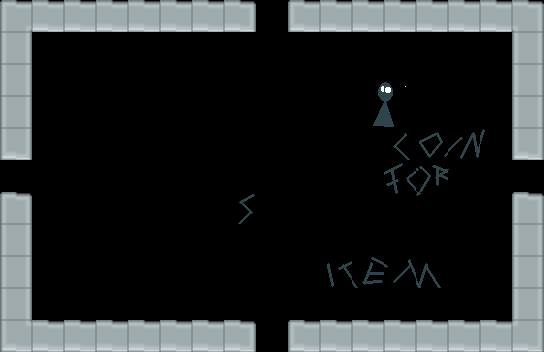

A level layout from a 2D game, rendered from its tile map. Below: a short description, then the map file with its tile-grid data intact:
An orthogonal 17x11 tile map with 32x32 px tiles, 3 tile layers (TileLayer, EntityLayer, DestructibleLayer) and 3 objects (3x item).

<map version="1.0" tiledversion="1.1.1" orientation="orthogonal" renderorder="right-down" width="17" height="11" tilewidth="32" tileheight="32" infinite="0" nextobjectid="30">
 <properties>
  <property name="doorEast" type="bool" value="true" />
  <property name="doorNorth" type="bool" value="true" />
  <property name="doorSouth" type="bool" value="true" />
  <property name="doorWest" type="bool" value="true" />
  <property name="level" type="int" value="1" />
  <property name="roomType" type="int" value="4" />
 </properties>
 <tileset firstgid="1" source="testTileSet.tsx" />
 <layer name="TileLayer" width="17" height="11">
  <data encoding="csv">
13,11,11,11,11,11,11,12,0,10,11,11,11,11,11,11,14,
45,0,0,0,0,0,0,0,0,0,0,0,0,0,0,0,45,
45,0,0,0,0,0,0,0,0,0,0,0,0,0,0,0,45,
45,0,0,0,0,0,0,0,0,0,0,0,0,0,0,0,45,
42,0,0,0,0,0,0,0,0,0,0,0,0,0,0,0,42,
0,0,0,0,0,0,0,0,0,0,0,0,0,0,0,0,0,
9,0,0,0,0,0,0,0,0,0,0,0,0,0,0,0,9,
45,0,0,0,0,0,0,0,0,0,0,0,0,0,0,0,45,
45,0,0,0,0,0,0,0,0,0,0,0,0,0,0,0,45,
45,0,0,0,0,0,0,0,0,0,0,0,0,0,0,0,45,
46,11,11,11,11,11,11,12,0,10,11,11,11,11,11,11,47
</data>
 </layer>
 <layer name="EntityLayer" width="17" height="11">
  <data encoding="csv">
0,0,0,0,0,0,0,0,0,0,0,0,0,0,0,0,0,
0,0,0,0,0,0,0,0,0,0,0,0,0,0,0,0,0,
0,0,0,0,0,0,0,0,0,0,0,0,0,0,0,0,0,
0,0,0,0,0,0,0,0,0,0,0,0,0,0,0,0,0,
0,0,0,0,0,0,0,0,0,0,0,0,0,0,0,0,0,
0,0,0,0,0,0,0,0,0,0,0,0,0,0,0,0,0,
0,0,0,0,0,0,0,0,0,0,0,0,0,0,0,0,0,
0,0,0,0,0,0,0,0,0,0,0,0,0,0,0,0,0,
0,0,0,0,0,0,0,0,0,0,0,0,0,0,0,0,0,
0,0,0,0,0,0,0,0,0,0,0,0,0,0,0,0,0,
0,0,0,0,0,0,0,0,0,0,0,0,0,0,0,0,0
</data>
 </layer>
 <layer name="DestructibleLayer" width="17" height="11">
  <data encoding="csv">
0,0,0,0,0,0,0,0,0,0,0,0,0,0,0,0,0,
0,0,0,0,0,0,0,0,0,0,0,0,0,0,0,0,0,
0,0,0,0,0,0,0,0,0,0,0,595,596,0,0,0,0,
0,0,0,0,0,0,0,0,0,0,0,628,629,0,0,0,0,
0,0,0,0,0,0,0,0,0,0,0,0,597,598,599,600,0,
0,0,0,0,0,0,0,0,0,0,0,0,630,631,632,0,0,
0,0,0,0,0,0,0,637,0,0,0,0,663,664,665,0,0,
0,0,0,0,0,0,0,0,0,0,0,0,0,0,0,0,0,
0,0,0,0,0,0,0,0,0,0,695,696,697,698,0,0,0,
0,0,0,0,0,0,0,0,0,0,0,0,0,0,0,0,0,
0,0,0,0,0,0,0,0,0,0,0,0,0,0,0,0,0
</data>
 </layer>
 <objectgroup name="EnemyLayer">
  <object id="26" name="item" x="87" y="85" width="47" height="35">
   <properties>
    <property name="id" type="int" value="1" />
    <property name="type" type="int" value="1" />
   </properties>
  </object>
  <object id="28" name="item" x="99.5" y="250.5" width="47" height="35">
   <properties>
    <property name="id" type="int" value="1" />
    <property name="type" type="int" value="1" />
   </properties>
  </object>
  <object id="29" name="item" x="376.5" y="200.5" width="47" height="35">
   <properties>
    <property name="id" type="int" value="1" />
    <property name="type" type="int" value="1" />
   </properties>
  </object>
 </objectgroup>
</map>
